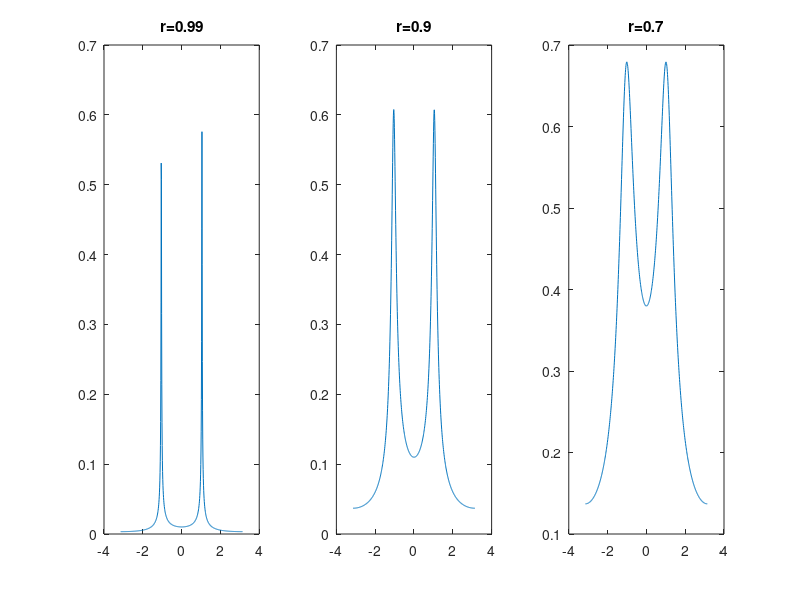

Here is the MATLAB script that generated this plot:
clear;
w=-pi:0.01:pi;
z = exp(j*w);
r1 = 0.99;r2 = 0.9; r3 = 0.7;
Hi1 = (1-r1)./(1-2*r1*cos(pi/3).*z.^(-1)+(r1.^2)*(z.^(-2)));
Hi2 = (1-r2)./(1-2*r2*cos(pi/3).*z.^(-1)+(r2.^2)*(z.^(-2)));
Hi3 = (1-r3)./(1-2*r3*cos(pi/3).*z.^(-1)+(r3.^2)*(z.^(-2)));
subplot(1,3,1);plot(w,abs(Hi1));title('r=0.99');
subplot(1,3,2);plot(w,abs(Hi2));title('r=0.9');
subplot(1,3,3);plot(w,abs(Hi3));title('r=0.7');